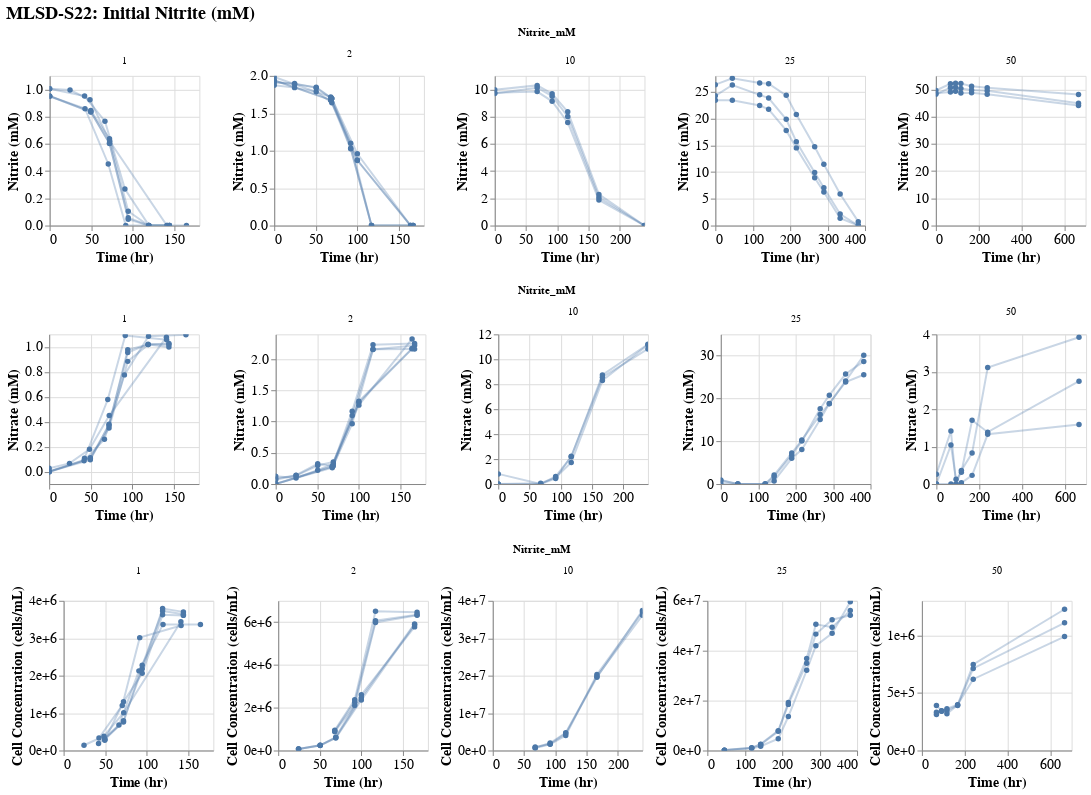

The notebook cell saved with this chart:
### Code cell
# Create plot
no2 = alt.Chart(NO2_data).mark_line(point=True, opacity=0.3, clip=True).encode(
            alt.X('Time_elapsed_hr:Q', title='Time (hr)'),
            alt.Y('Nitrite_conc_mM:Q', title='Nitrite (mM)')
            ).properties(height=150, width=150)

no2_layer = alt.layer(
    no2.transform_filter(alt.datum.Replicate == 1),
    no2.transform_filter(alt.datum.Replicate == 2),
    no2.transform_filter(alt.datum.Replicate == 3),
    no2.transform_filter(alt.datum.Replicate == 4),
    no2.transform_filter(alt.datum.Replicate == 5),
    no2.transform_filter(alt.datum.Replicate == 6)
).facet('Nitrite_mM:Q', title="MLSD-S22: Initial Nitrite (mM)",).resolve_scale(y='independent', x='independent').properties(spacing={'column':30})

no3 = alt.Chart(NO2_data).mark_line(point=True, opacity=0.3, clip=True).encode(
            alt.X('Time_elapsed_hr:Q', title='Time (hr)'),
            alt.Y('Nitrate_conc_mM:Q', title='Nitrate (mM)')
            ).properties(height=150, width=150)

no3_layer = alt.layer(
    no3.transform_filter(alt.datum.Replicate == 1),
    no3.transform_filter(alt.datum.Replicate == 2),
    no3.transform_filter(alt.datum.Replicate == 3),
    no3.transform_filter(alt.datum.Replicate == 4),
    no3.transform_filter(alt.datum.Replicate == 5),
    no3.transform_filter(alt.datum.Replicate == 6)
).facet('Nitrite_mM:Q').resolve_scale(y='independent', x='independent').properties(spacing={'column':32})

cell = alt.Chart(NO2_data).mark_line(point=True, opacity=0.3, clip=True).encode(
            alt.X('Time_elapsed_hr:Q', title='Time (hr)'),
            alt.Y('Cell_count_cells-per-mL:Q', title='Cell Concentration (cells/mL)', axis=alt.Axis(format="2.0e"))
            ).properties(height=150, width=150)

cell_layer = alt.layer(
    cell.transform_filter(alt.datum.Replicate == 1),
    cell.transform_filter(alt.datum.Replicate == 2),
    cell.transform_filter(alt.datum.Replicate == 3),
    cell.transform_filter(alt.datum.Replicate == 4),
    cell.transform_filter(alt.datum.Replicate == 5),
    cell.transform_filter(alt.datum.Replicate == 6)
).facet('Nitrite_mM:Q').resolve_scale(y='independent', x='independent').properties(spacing={'column':10})

figure = alt.vconcat(no2_layer, no3_layer, cell_layer, center=True).configure_axis(labelFontSize=14, titleFontSize=14).configure_title(fontSize=18)
figure.save('figures/MLSD-S22_Nitrite_tolerance_facet.svg')
figure

### Figure 1 — Vega-Lite specification as saved in the notebook (floating-point values rounded to 4 significant figures; data arrays with more than 128 entries replaced by an {"elided": "..."} marker saying what was removed)
{"config": {"view": {"continuousWidth": 300, "continuousHeight": 300}, "axis": {"labelFontSize": 14, "titleFontSize": 14}, "title": {"fontSize": 18}}, "vconcat": [{"facet": {"field": "Nitrite_mM", "type": "quantitative"}, "spec": {"layer": [{"mark": {"type": "line", "clip": true, "opacity": 0.3, "point": true}, "encoding": {"x": {"field": "Time_elapsed_hr", "title": "Time (hr)", "type": "quantitative"}, "y": {"field": "Nitrite_conc_mM", "title": "Nitrite (mM)", "type": "quantitative"}}, "transform": [{"filter": "(datum.Replicate === 1)"}]}, {"mark": {"type": "line", "clip": true, "opacity": 0.3, "point": true}, "encoding": {"x": {"field": "Time_elapsed_hr", "title": "Time (hr)", "type": "quantitative"}, "y": {"field": "Nitrite_conc_mM", "title": "Nitrite (mM)", "type": "quantitative"}}, "transform": [{"filter": "(datum.Replicate === 2)"}]}, {"mark": {"type": "line", "clip": true, "opacity": 0.3, "point": true}, "encoding": {"x": {"field": "Time_elapsed_hr", "title": "Time (hr)", "type": "quantitative"}, "y": {"field": "Nitrite_conc_mM", "title": "Nitrite (mM)", "type": "quantitative"}}, "transform": [{"filter": "(datum.Replicate === 3)"}]}, {"mark": {"type": "line", "clip": true, "opacity": 0.3, "point": true}, "encoding": {"x": {"field": "Time_elapsed_hr", "title": "Time (hr)", "type": "quantitative"}, "y": {"field": "Nitrite_conc_mM", "title": "Nitrite (mM)", "type": "quantitative"}}, "transform": [{"filter": "(datum.Replicate === 4)"}]}, {"mark": {"type": "line", "clip": true, "opacity": 0.3, "point": true}, "encoding": {"x": {"field": "Time_elapsed_hr", "title": "Time (hr)", "type": "quantitative"}, "y": {"field": "Nitrite_conc_mM", "title": "Nitrite (mM)", "type": "quantitative"}}, "transform": [{"filter": "(datum.Replicate === 5)"}]}, {"mark": {"type": "line", "clip": true, "opacity": 0.3, "point": true}, "encoding": {"x": {"field": "Time_elapsed_hr", "title": "Time (hr)", "type": "quantitative"}, "y": {"field": "Nitrite_conc_mM", "title": "Nitrite (mM)", "type": "quantitative"}}, "transform": [{"filter": "(datum.Replicate === 6)"}]}], "height": 150, "width": 150}, "resolve": {"scale": {"x": "independent", "y": "independent"}}, "spacing": {"column": 30}, "title": "MLSD-S22: Initial Nitrite (mM)"}, {"facet": {"field": "Nitrite_mM", "type": "quantitative"}, "spec": {"layer": [{"mark": {"type": "line", "clip": true, "opacity": 0.3, "point": true}, "encoding": {"x": {"field": "Time_elapsed_hr", "title": "Time (hr)", "type": "quantitative"}, "y": {"field": "Nitrate_conc_mM", "title": "Nitrate (mM)", "type": "quantitative"}}, "transform": [{"filter": "(datum.Replicate === 1)"}]}, {"mark": {"type": "line", "clip": true, "opacity": 0.3, "point": true}, "encoding": {"x": {"field": "Time_elapsed_hr", "title": "Time (hr)", "type": "quantitative"}, "y": {"field": "Nitrate_conc_mM", "title": "Nitrate (mM)", "type": "quantitative"}}, "transform": [{"filter": "(datum.Replicate === 2)"}]}, {"mark": {"type": "line", "clip": true, "opacity": 0.3, "point": true}, "encoding": {"x": {"field": "Time_elapsed_hr", "title": "Time (hr)", "type": "quantitative"}, "y": {"field": "Nitrate_conc_mM", "title": "Nitrate (mM)", "type": "quantitative"}}, "transform": [{"filter": "(datum.Replicate === 3)"}]}, {"mark": {"type": "line", "clip": true, "opacity": 0.3, "point": true}, "encoding": {"x": {"field": "Time_elapsed_hr", "title": "Time (hr)", "type": "quantitative"}, "y": {"field": "Nitrate_conc_mM", "title": "Nitrate (mM)", "type": "quantitative"}}, "transform": [{"filter": "(datum.Replicate === 4)"}]}, {"mark": {"type": "line", "clip": true, "opacity": 0.3, "point": true}, "encoding": {"x": {"field": "Time_elapsed_hr", "title": "Time (hr)", "type": "quantitative"}, "y": {"field": "Nitrate_conc_mM", "title": "Nitrate (mM)", "type": "quantitative"}}, "transform": [{"filter": "(datum.Replicate === 5)"}]}, {"mark": {"type": "line", "clip": true, "opacity": 0.3, "point": true}, "encoding": {"x": {"field": "Time_elapsed_hr", "title": "Time (hr)", "type": "quantitative"}, "y": {"field": "Nitrate_conc_mM", "title": "Nitrate (mM)", "type": "quantitative"}}, "transform": [{"filter": "(datum.Replicate === 6)"}]}], "height": 150, "width": 150}, "resolve": {"scale": {"x": "independent", "y": "independent"}}, "spacing": {"column": 32}}, {"facet": {"field": "Nitrite_mM", "type": "quantitative"}, "spec": {"layer": [{"mark": {"type": "line", "clip": true, "opacity": 0.3, "point": true}, "encoding": {"x": {"field": "Time_elapsed_hr", "title": "Time (hr)", "type": "quantitative"}, "y": {"axis": {"format": "2.0e"}, "field": "Cell_count_cells-per-mL", "title": "Cell Concentration (cells/mL)", "type": "quantitative"}}, "transform": [{"filter": "(datum.Replicate === 1)"}]}, {"mark": {"type": "line", "clip": true, "opacity": 0.3, "point": true}, "encoding": {"x": {"field": "Time_elapsed_hr", "title": "Time (hr)", "type": "quantitative"}, "y": {"axis": {"format": "2.0e"}, "field": "Cell_count_cells-per-mL", "title": "Cell Concentration (cells/mL)", "type": "quantitative"}}, "transform": [{"filter": "(datum.Replicate === 2)"}]}, {"mark": {"type": "line", "clip": true, "opacity": 0.3, "point": true}, "encoding": {"x": {"field": "Time_elapsed_hr", "title": "Time (hr)", "type": "quantitative"}, "y": {"axis": {"format": "2.0e"}, "field": "Cell_count_cells-per-mL", "title": "Cell Concentration (cells/mL)", "type": "quantitative"}}, "transform": [{"filter": "(datum.Replicate === 3)"}]}, {"mark": {"type": "line", "clip": true, "opacity": 0.3, "point": true}, "encoding": {"x": {"field": "Time_elapsed_hr", "title": "Time (hr)", "type": "quantitative"}, "y": {"axis": {"format": "2.0e"}, "field": "Cell_count_cells-per-mL", "title": "Cell Concentration (cells/mL)", "type": "quantitative"}}, "transform": [{"filter": "(datum.Replicate === 4)"}]}, {"mark": {"type": "line", "clip": true, "opacity": 0.3, "point": true}, "encoding": {"x": {"field": "Time_elapsed_hr", "title": "Time (hr)", "type": "quantitative"}, "y": {"axis": {"format": "2.0e"}, "field": "Cell_count_cells-per-mL", "title": "Cell Concentration (cells/mL)", "type": "quantitative"}}, "transform": [{"filter": "(datum.Replicate === 5)"}]}, {"mark": {"type": "line", "clip": true, "opacity": 0.3, "point": true}, "encoding": {"x": {"field": "Time_elapsed_hr", "title": "Time (hr)", "type": "quantitative"}, "y": {"axis": {"format": "2.0e"}, "field": "Cell_count_cells-per-mL", "title": "Cell Concentration (cells/mL)", "type": "quantitative"}}, "transform": [{"filter": "(datum.Replicate === 6)"}]}], "height": 150, "width": 150}, "resolve": {"scale": {"x": "independent", "y": "independent"}}, "spacing": {"column": 10}}], "center": true, "data": {"name": "data-a94f35b677e5f3811a56b5181aec50c2"}, "$schema": "https://vega.github.io/schema/vega-lite/v5.8.0.json", "datasets": {"data-a94f35b677e5f3811a56b5181aec50c2": {"elided": "136 records"}}}
